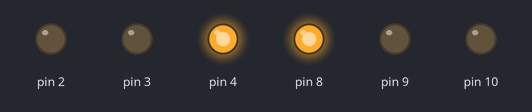
Bench run of a sketch on a simulated Arduino Mega 2560, built with avr-gcc and run on an emulated ATmega2560. Parts: output pins drawn as LEDs (lit = HIGH).

Above: at 2.5 s.
At 5.5 s:
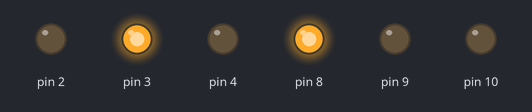
At 8.5 s:
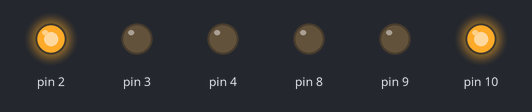
At 11.5 s:
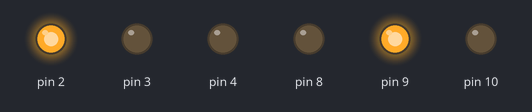
Timing chart, 0 to 15.6 s (numbered marks = the images above):
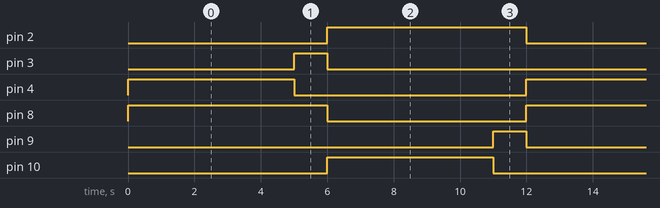

The sketch:

controlp5b_cno.ino
```cpp
#include <Controllino.h>

typedef enum {
  ESTADO_A_VERDE,     // Semáforo A en verde, B en rojo
  ESTADO_A_AMARILLO,  // Semáforo A en amarillo, B en rojo
  ESTADO_B_VERDE,     // Semáforo B en verde, A en rojo
  ESTADO_B_AMARILLO   // Semáforo B en amarillo, A en rojo
} EstadoSemaforo_t;

// Estructura para un semáforo
typedef struct {
  uint8_t pinRojo;
  uint8_t pinAmarillo;
  uint8_t pinVerde;
} Semaforo_t;

// Pines asignados
// Semáforo A: rojo-0, amarillo-1, verde-2
// Semáforo B: rojo-6, amarillo-7, verde-8
const Semaforo_t semA = {CONTROLLINO_D0, CONTROLLINO_D1, CONTROLLINO_D2};
const Semaforo_t semB = {CONTROLLINO_D6, CONTROLLINO_D7, CONTROLLINO_D8};

// Tiempos de cada fase (ms)
const unsigned long TIEMPO_VERDE   = 5000;  // 5 s
const unsigned long TIEMPO_AMARILLO =  1000;  //  1 s

// Variables de la ME
EstadoSemaforo_t estadoActual = ESTADO_A_VERDE;
unsigned long     tiempoAnterior = 0;

void setup() {
  // Configura los pines de ambos semáforos
  pinMode(semA.pinRojo,     OUTPUT);
  pinMode(semA.pinAmarillo, OUTPUT);
  pinMode(semA.pinVerde,    OUTPUT);
  pinMode(semB.pinRojo,     OUTPUT);
  pinMode(semB.pinAmarillo, OUTPUT);
  pinMode(semB.pinVerde,    OUTPUT);
  // Inicializa todo
  digitalWrite(semA.pinRojo,     LOW);
  digitalWrite(semA.pinAmarillo, LOW);
  digitalWrite(semA.pinVerde,    LOW);
  digitalWrite(semB.pinRojo,     LOW);
  digitalWrite(semB.pinAmarillo, LOW);
  digitalWrite(semB.pinVerde,    LOW);
  tiempoAnterior = millis();
}

void loop() {
  unsigned long ahora = millis();
  switch (estadoActual) {

    case ESTADO_A_VERDE:
      // A verde, B rojo
      digitalWrite(semA.pinVerde, HIGH);
      digitalWrite(semA.pinAmarillo, LOW);
      digitalWrite(semA.pinRojo, LOW);
      digitalWrite(semB.pinRojo, HIGH);
      digitalWrite(semB.pinAmarillo, LOW);
      digitalWrite(semB.pinVerde, LOW);
      // Transición tras TIEMPO_VERDE
      if (ahora - tiempoAnterior >= TIEMPO_VERDE) {
        estadoActual   = ESTADO_A_AMARILLO;
        tiempoAnterior = ahora;
      }
      break;

    case ESTADO_A_AMARILLO:
      // A amarillo, B rojo
      digitalWrite(semA.pinVerde, LOW);
      digitalWrite(semA.pinAmarillo, HIGH);
      digitalWrite(semA.pinRojo, LOW);
      digitalWrite(semB.pinRojo, HIGH);
      digitalWrite(semB.pinAmarillo, LOW);
      digitalWrite(semB.pinVerde, LOW);
      // Transición tras TIEMPO_AMARILLO
      if (ahora - tiempoAnterior >= TIEMPO_AMARILLO) {
        estadoActual   = ESTADO_B_VERDE;
        tiempoAnterior = ahora;
      }
      break;

    case ESTADO_B_VERDE:
      // B verde, A rojo
      digitalWrite(semB.pinVerde, HIGH);
      digitalWrite(semB.pinAmarillo, LOW);
      digitalWrite(semB.pinRojo, LOW);
      digitalWrite(semA.pinRojo, HIGH);
      digitalWrite(semA.pinAmarillo, LOW);
      digitalWrite(semA.pinVerde, LOW);
      // Transición tras TIEMPO_VERDE
      if (ahora - tiempoAnterior >= TIEMPO_VERDE) {
        estadoActual   = ESTADO_B_AMARILLO;
        tiempoAnterior = ahora;
      }
      break;

    case ESTADO_B_AMARILLO:
      // B amarillo, A rojo
      digitalWrite(semB.pinVerde, LOW);
      digitalWrite(semB.pinAmarillo, HIGH);
      digitalWrite(semB.pinRojo, LOW);
      digitalWrite(semA.pinRojo, HIGH);
      digitalWrite(semA.pinAmarillo, LOW);
      digitalWrite(semA.pinVerde, LOW);
      // Transición tras TIEMPO_AMARILLO
      if (ahora - tiempoAnterior >= TIEMPO_AMARILLO) {
        estadoActual   = ESTADO_A_VERDE;
        tiempoAnterior = ahora;
      }
      break;
  }
}
```

Measured:
- by itself, pin 2, pin 8: alternates HIGH for 6.0 s and LOW for 6.0 s
- by itself, pin 3, pin 9: alternates HIGH for 1.0 s and LOW for 11.0 s
- by itself, pin 4, pin 10: alternates HIGH for 5.0 s and LOW for 7.0 s
